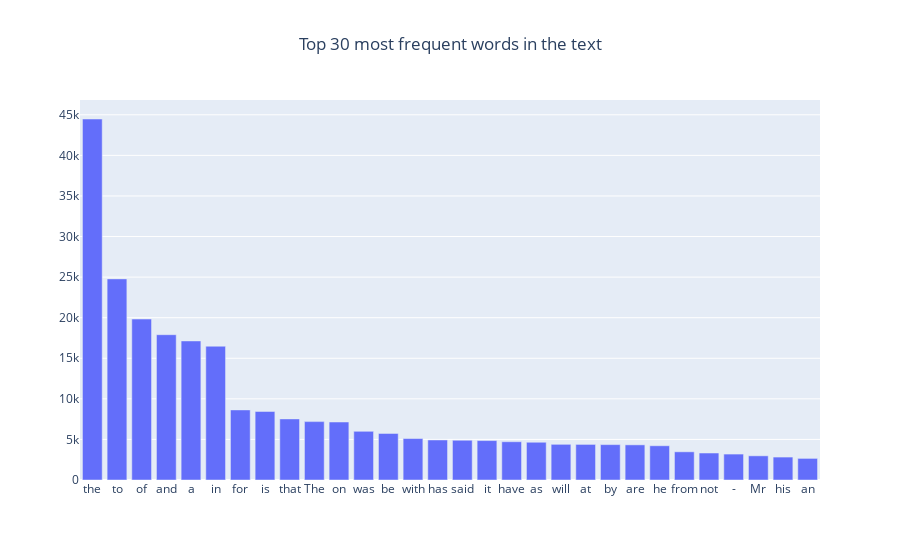

Notebook source saved alongside this figure:
### Code cell
from collections import Counter
import plotly.graph_objects as go

def plot_histogram_word(text_list, n_most_common=30, title="text"):
    # create a list of words
    words = []
    for txt in text_list:
        words += txt.split()

    # count the number of times each word appears in the text
    word_counts = Counter(words)

    # select the top 30 most frequent words
    word_counts = dict(word_counts.most_common(n_most_common))

    # create a bar chart
    fig = go.Figure([go.Bar(x=list(word_counts.keys()), y=list(word_counts.values()))])
    fig.update_layout(title_text=f'Top {n_most_common} most frequent words in the {title}', title_x=0.5)
    fig.show()


plot_histogram_word(df_content, 30, 'text')

### Figure 1 — Plotly figure (JSON) as saved in the notebook; plotly's stock layout.template omitted (floating-point values rounded to 4 significant figures)
{"data": [{"type": "bar", "x": ["the", "to", "of", "and", "a", "in", "for", "is", "that", "The", "on", "was", "be", "with", "has", "said", "it", "have", "as", "will", "at", "by", "are", "he", "from", "not", "-", "Mr", "his", "an"], "y": [44482, 24782, 19833, 17904, 17135, 16484, 8637, 8446, 7528, 7194, 7146, 5992, 5738, 5107, 4932, 4899, 4859, 4717, 4652, 4396, 4385, 4361, 4331, 4219, 3473, 3324, 3195, 2979, 2825, 2662]}], "layout": {"title": {"text": "Top 30 most frequent words in the text", "x": 0.5}}}
